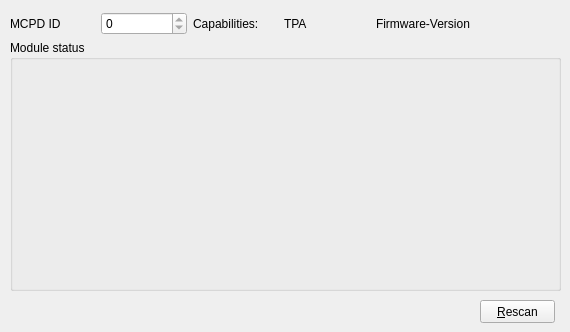
          <widget class="QWidget" name="statusModuleTab">
           <attribute name="title">
            <string>Module</string>
           </attribute>
           <widget class="QGroupBox" name="groupBox17_2">
            <property name="geometry">
             <rect>
              <x>10</x>
              <y>40</y>
              <width>551</width>
              <height>251</height>
             </rect>
            </property>
            <property name="title">
             <string>Module status</string>
            </property>
            <layout class="QGridLayout" name="gridLayout_9">
             <item row="0" column="0">
              <widget class="ModuleStatus" name="moduleStatus0" native="true"/>
             </item>
             <item row="0" column="1">
              <widget class="ModuleStatus" name="moduleStatus1" native="true"/>
             </item>
             <item row="0" column="2">
              <widget class="ModuleStatus" name="moduleStatus2" native="true"/>
             </item>
             <item row="0" column="3">
              <widget class="ModuleStatus" name="moduleStatus3" native="true"/>
             </item>
             <item row="0" column="4">
              <widget class="ModuleStatus" name="moduleStatus4" native="true"/>
             </item>
             <item row="0" column="5">
              <widget class="ModuleStatus" name="moduleStatus5" native="true"/>
             </item>
             <item row="0" column="6">
              <widget class="ModuleStatus" name="moduleStatus6" native="true"/>
             </item>
             <item row="0" column="7">
              <widget class="ModuleStatus" name="moduleStatus7" native="true"/>
             </item>
            </layout>
           </widget>
           <widget class="QPushButton" name="scanPeri">
            <property name="geometry">
             <rect>
              <x>480</x>
              <y>300</y>
              <width>75</width>
              <height>23</height>
             </rect>
            </property>
            <property name="text">
             <string>&amp;Rescan</string>
            </property>
           </widget>
           <widget class="QWidget" name="layoutWidget_1">
            <property name="geometry">
             <rect>
              <x>10</x>
              <y>10</y>
              <width>551</width>
              <height>28</height>
             </rect>
            </property>
            <layout class="QHBoxLayout" name="horizontalLayout_6">
             <item>
              <widget class="QLabel" name="textLabel14">
               <property name="text">
                <string>MCPD ID</string>
               </property>
               <property name="wordWrap">
                <bool>false</bool>
               </property>
              </widget>
             </item>
             <item>
              <widget class="MCPDSpinBox" name="devid_2">
               <property name="enabled">
                <bool>true</bool>
               </property>
               <property name="maximum">
                <number>0</number>
               </property>
              </widget>
             </item>
             <item>
              <widget class="QLabel" name="label_3">
               <property name="text">
                <string>Capabilities:</string>
               </property>
              </widget>
             </item>
             <item>
              <widget class="QLabel" name="capabilities">
               <property name="text">
                <string>TPA</string>
               </property>
              </widget>
             </item>
             <item>
              <widget class="QLabel" name="label">
               <property name="text">
                <string>Firmware-Version</string>
               </property>
              </widget>
             </item>
             <item>
              <widget class="QLabel" name="firmwareVersion">
               <property name="text">
                <string/>
               </property>
              </widget>
             </item>
            </layout>
           </widget>
          </widget>
